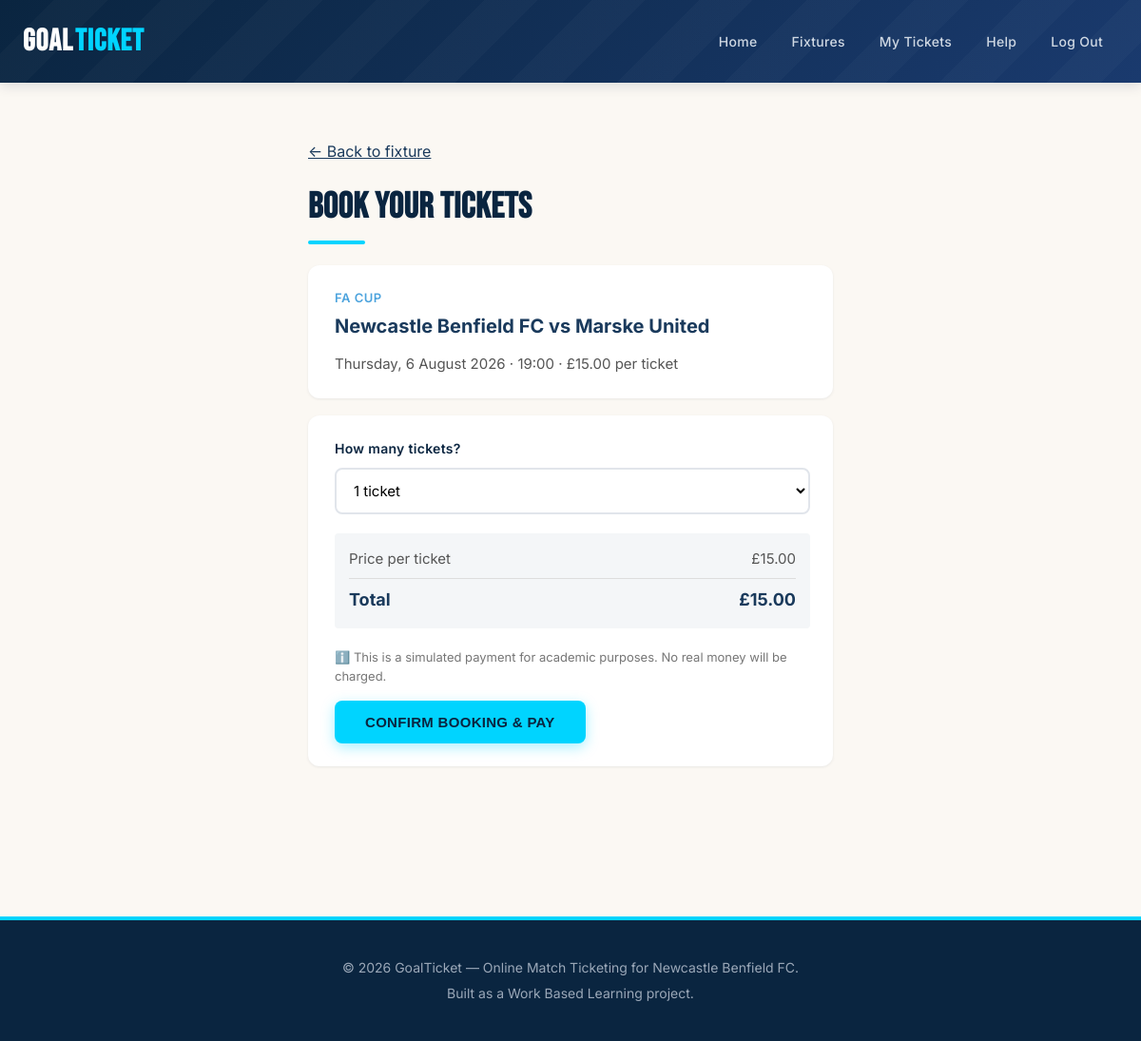
The app's page /book.php?fixture_id=2 (signed in) with its own data.
### tables this page shows
CREATE TABLE `fixtures` (
  `fixture_id` int NOT NULL,
  `opposition` varchar(100) NOT NULL,
  `competition` varchar(50) NOT NULL,
  `match_date` date NOT NULL,
  `kick_off_time` time NOT NULL,
  `venue` varchar(100) NOT NULL,
  `ticket_price` decimal(5,2) NOT NULL,
  `total_tickets` int NOT NULL,
  `tickets_sold` int DEFAULT '0',
  `status` varchar(20) DEFAULT 'upcoming',
  `created_at` timestamp NULL DEFAULT CURRENT_TIMESTAMP
);

### book.php (the view, shortened to what this page needs)
<?php
require_once __DIR__ . '/../config/database.php';
$fixture_id = isset($_GET['fixture_id']) ? (int) $_GET['fixture_id'] : 0;
$stmt = $pdo->prepare("SELECT * FROM fixtures WHERE fixture_id = :id");
$stmt->execute(['id' => $fixture_id]);
$fixture = $stmt->fetch();
$tickets_left = $fixture['total_tickets'] - $fixture['tickets_sold'];
$quantity = 1;
require_once __DIR__ . '/../includes/header.php';
?>
<section class="section">
    <div class="container" style="max-width: 600px;">
        <p style="margin-bottom: 15px;">
            <a href="fixture_detail.php?id=<?php echo (int) $fixture_id; ?>" style="color: #1a3a5c;">← Back to fixture</a>
        </p>
        <h2>Book your tickets</h2>
        <div class="card">
            <div style="color: #4ca3dd; font-weight: 600; font-size: 13px; text-transform: uppercase; letter-spacing: 0.5px;">
                <?php echo htmlspecialchars($fixture['competition']); ?>
            </div>
            <h3 style="font-size: 20px; color: #1a3a5c; margin: 4px 0 12px;">
                <?php echo htmlspecialchars(CLUB_NAME); ?> vs <?php echo htmlspecialchars($fixture['opposition']); ?>
            </h3>
            <div style="color: #555; font-size: 15px;">
                <?php echo date('l, j F Y', strtotime($fixture['match_date'])); ?>
                · <?php echo date('H:i', strtotime($fixture['kick_off_time'])); ?>
                · £<?php echo number_format($fixture['ticket_price'], 2); ?> per ticket
            </div>
        </div>
        <form action="book.php?fixture_id=<?php echo (int) $fixture_id; ?>" method="POST" class="card" style="margin-top: 15px;">
            <div class="form-group">
                <label for="quantity">How many tickets?</label>
                <select id="quantity" name="quantity" required onchange="updateTotal()">
                    <?php
                    $max = min(10, $tickets_left);
                    for ($i = 1; $i <= $max; $i++):
                    ?>
                        <option value="<?php echo $i; ?>" <?php if ($i === $quantity) echo 'selected'; ?>>
                            <?php echo $i; ?> ticket<?php echo $i > 1 ? 's' : ''; ?>
                        </option>
                    <?php endfor; ?>
                </select>
            </div>
            <div style="background: #f4f6f8; padding: 15px; border-radius: 4px; margin-bottom: 20px;">
                <div style="display: flex; justify-content: space-between; font-size: 15px; color: #555;">
                    <span>Price per ticket</span>
                    <span>£<?php echo number_format($fixture['ticket_price'], 2); ?></span>
                </div>
                <div style="display: flex; justify-content: space-between; font-size: 18px; font-weight: 700; color: #1a3a5c; margin-top: 8px; border-top: 1px solid #ddd; padding-top: 8px;">
                    <span>Total</span>
                    <span id="total-display">£<?php echo number_format($fixture['ticket_price'] * $quantity, 2); ?></span>
                </div>
            </div>
            <p style="font-size: 13px; color: #777; margin-bottom: 15px;">
                ℹ️ This is a simulated payment for academic purposes. No real money will be charged.
            </p>
            <button type="submit" class="btn">Confirm booking &amp; pay</button>
        </form>
    </div>
</section>
<?php require_once __DIR__ . '/../includes/footer.php'; ?>

### style.css (style rules this page uses)
:root { --stadium-dark: #0a2540; --stadium-blue: #1a3a6e; --pitch-green: #2d8a3e; --pitch-green-dark: #1e6029; --electric-cyan: #00d4ff; --crowd-cream: #fbf8f3; --terrace-grey: #f0f2f5; --shadow-sm: 0 1px 3px rgba(10, 37, 64, 0.08); --shadow-md: 0 4px 12px rgba(10, 37, 64, 0.12); --shadow-lg: 0 12px 32px rgba(10, 37, 64, 0.18); }
* { margin: 0; padding: 0; box-sizing: border-box; }
body { font-family: 'Inter', -apple-system, BlinkMacSystemFont, sans-serif; line-height: 1.6; color: #1a1a1a; background-color: var(--crowd-cream); -webkit-font-smoothing: antialiased; }
.container { max-width: 1200px; margin: 0 auto; padding: 0 24px; }
.btn { display: inline-block; padding: 14px 32px; background: var(--electric-cyan); color: var(--stadium-dark); text-decoration: none; border-radius: 8px; border: none; font-size: 15px; font-weight: 700; cursor: pointer; transition: all 0.2s ease; letter-spacing: 0.3px; text-transform: uppercase; box-shadow: 0 4px 14px rgba(0, 212, 255, 0.35); }
.section { padding: 60px 0; }
.section h2 { font-family: 'Bebas Neue', sans-serif; font-size: 38px; margin-bottom: 30px; color: var(--stadium-dark); letter-spacing: 0.5px; position: relative; display: inline-block; }
.section h2::after { content: ''; position: absolute; bottom: -8px; left: 0; width: 60px; height: 4px; background: var(--electric-cyan); border-radius: 2px; }
.card { background: #fff; border-radius: 12px; padding: 24px; box-shadow: var(--shadow-sm); margin-bottom: 18px; transition: all 0.25s ease; border-left: 4px solid transparent; position: relative; }
.card h3 { color: var(--stadium-dark); font-weight: 700; margin-bottom: 8px; }
.form-group { margin-bottom: 20px; }
.form-group label { display: block; font-weight: 600; margin-bottom: 8px; color: var(--stadium-dark); font-size: 14px; letter-spacing: 0.3px; }
.form-group input, .form-group select, .form-group textarea { width: 100%; padding: 12px 14px; border: 2px solid #e1e5eb; border-radius: 8px; font-size: 15px; font-family: inherit; background: #fff; transition: all 0.2s ease; }

### records on screen
fixtures: competition "FA CUP", opposition "Marske United", match_date "Thursday, 6 August 2026", kick_off_time "19:00", ticket_price "15.00", $fixture['ticket_price']*$quantity "15.00"

### other values on screen
CLUB_NAME "Newcastle Benfield FC"
SITE_NAME "GoalTicket"
form field quantity "1 ticket"
